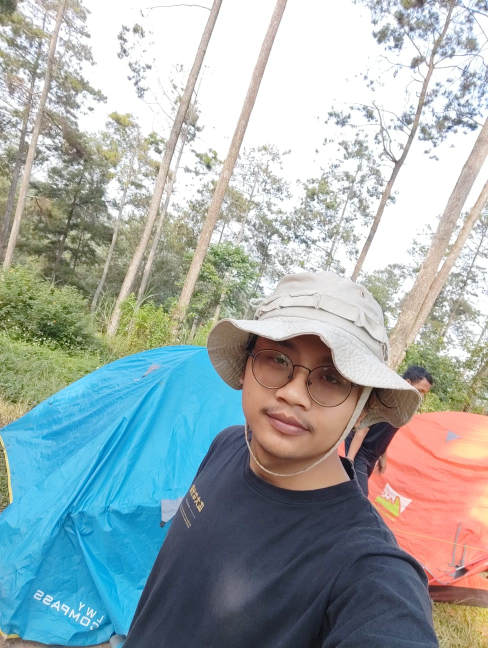
#> input picture 2.jpg, 976 x 1296 px (shown at 1/2 size)
$ jupyter execute skalainterpolasimiring.ipynb
#> lines starting #> are read from the running program, lines starting #| are printed output that depends on the picture
[cell 1]
import cv2 as cv
import numpy as np
import matplotlib.pyplot as plt

image = cv.imread("2.jpg")
#> image is the input picture: shape (1296, 976, 3); mean B, G, R 171.6, 171, 159.2

fig, ax = plt.subplots(1, 3, figsize=(16, 8))

image_scaled = cv.resize(image, None, fx=0.15, fy=0.15)
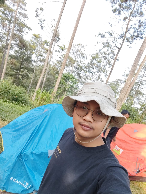
#> image_scaled: shape (194, 146, 3); mean B, G, R 171.6, 171, 159.1
ax[0].imshow(cv.cvtColor(image_scaled, cv.COLOR_BGR2RGB))
ax[0].set_title("Linear Interpolation Scale")

image_scaled_2 = cv.resize(image, None, fx=2, fy=2, interpolation=cv.INTER_CUBIC)
ax[1].imshow(cv.cvtColor(image_scaled_2, cv.COLOR_BGR2RGB))
ax[1].set_title("Cubic Interpolation Scale")

image_scaled_3 = cv.resize(image, (200, 400), interpolation=cv.INTER_AREA)
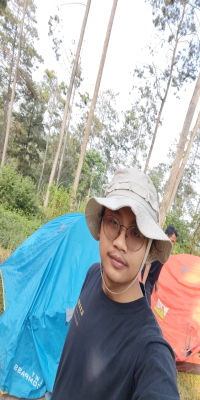
#> image_scaled_3: shape (400, 200, 3); mean B, G, R 171.6, 171, 159.2
ax[2].imshow(cv.cvtColor(image_scaled_3, cv.COLOR_BGR2RGB))
ax[2].set_title("Skewed Interpolation Scale")
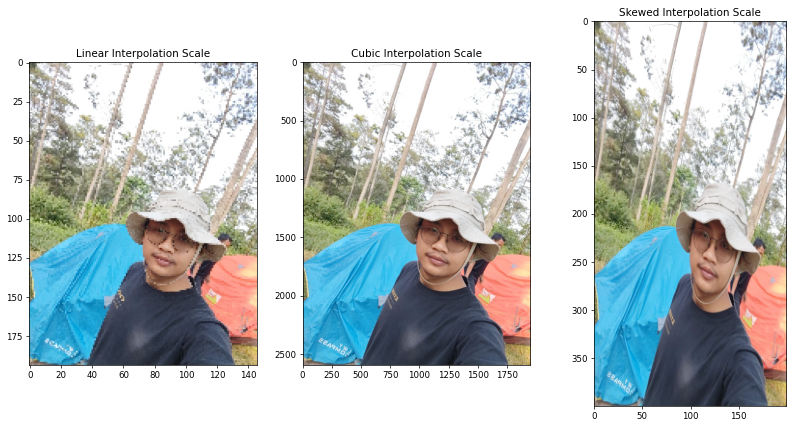
#> figure drawn by matplotlib, 3 panels
